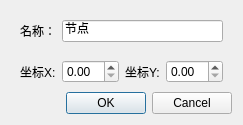
<?xml version="1.0" encoding="UTF-8"?>
<ui version="4.0">
 <class>DialogAddNode</class>
 <widget class="QDialog" name="DialogAddNode">
  <property name="geometry">
   <rect>
    <x>0</x>
    <y>0</y>
    <width>218</width>
    <height>102</height>
   </rect>
  </property>
  <property name="windowTitle">
   <string>添加节点</string>
  </property>
  <property name="windowIcon">
   <iconset resource="resource.qrc">
    <normaloff>:/img/Core switch.png</normaloff>:/img/Core switch.png</iconset>
  </property>
  <layout class="QVBoxLayout" name="verticalLayout">
   <property name="spacing">
    <number>0</number>
   </property>
   <item>
    <widget class="QWidget" name="widget" native="true">
     <layout class="QHBoxLayout" name="horizontalLayout">
      <item>
       <widget class="QLabel" name="label">
        <property name="text">
         <string>名称：</string>
        </property>
       </widget>
      </item>
      <item>
       <widget class="QLineEdit" name="lineEditNodeName">
        <property name="text">
         <string>节点</string>
        </property>
       </widget>
      </item>
     </layout>
    </widget>
   </item>
   <item>
    <widget class="QWidget" name="widget_2" native="true">
     <layout class="QHBoxLayout" name="horizontalLayout_2">
      <item>
       <widget class="QLabel" name="label_2">
        <property name="text">
         <string>坐标X:</string>
        </property>
       </widget>
      </item>
      <item>
       <widget class="QDoubleSpinBox" name="doubleSpinBoxNodeX"/>
      </item>
      <item>
       <widget class="QLabel" name="label_3">
        <property name="text">
         <string>坐标Y:</string>
        </property>
       </widget>
      </item>
      <item>
       <widget class="QDoubleSpinBox" name="doubleSpinBoxNodeY"/>
      </item>
      <item>
       <spacer name="horizontalSpacer">
        <property name="orientation">
         <enum>Qt::Horizontal</enum>
        </property>
        <property name="sizeHint" stdset="0">
         <size>
          <width>40</width>
          <height>20</height>
         </size>
        </property>
       </spacer>
      </item>
     </layout>
    </widget>
   </item>
   <item>
    <widget class="QDialogButtonBox" name="buttonBox">
     <property name="orientation">
      <enum>Qt::Horizontal</enum>
     </property>
     <property name="standardButtons">
      <set>QDialogButtonBox::Cancel|QDialogButtonBox::Ok</set>
     </property>
    </widget>
   </item>
  </layout>
 </widget>
 <resources>
  <include location="resource.qrc"/>
 </resources>
 <connections>
  <connection>
   <sender>buttonBox</sender>
   <signal>accepted()</signal>
   <receiver>DialogAddNode</receiver>
   <slot>accept()</slot>
   <hints>
    <hint type="sourcelabel">
     <x>248</x>
     <y>254</y>
    </hint>
    <hint type="destinationlabel">
     <x>157</x>
     <y>274</y>
    </hint>
   </hints>
  </connection>
  <connection>
   <sender>buttonBox</sender>
   <signal>rejected()</signal>
   <receiver>DialogAddNode</receiver>
   <slot>reject()</slot>
   <hints>
    <hint type="sourcelabel">
     <x>316</x>
     <y>260</y>
    </hint>
    <hint type="destinationlabel">
     <x>286</x>
     <y>274</y>
    </hint>
   </hints>
  </connection>
 </connections>
</ui>
